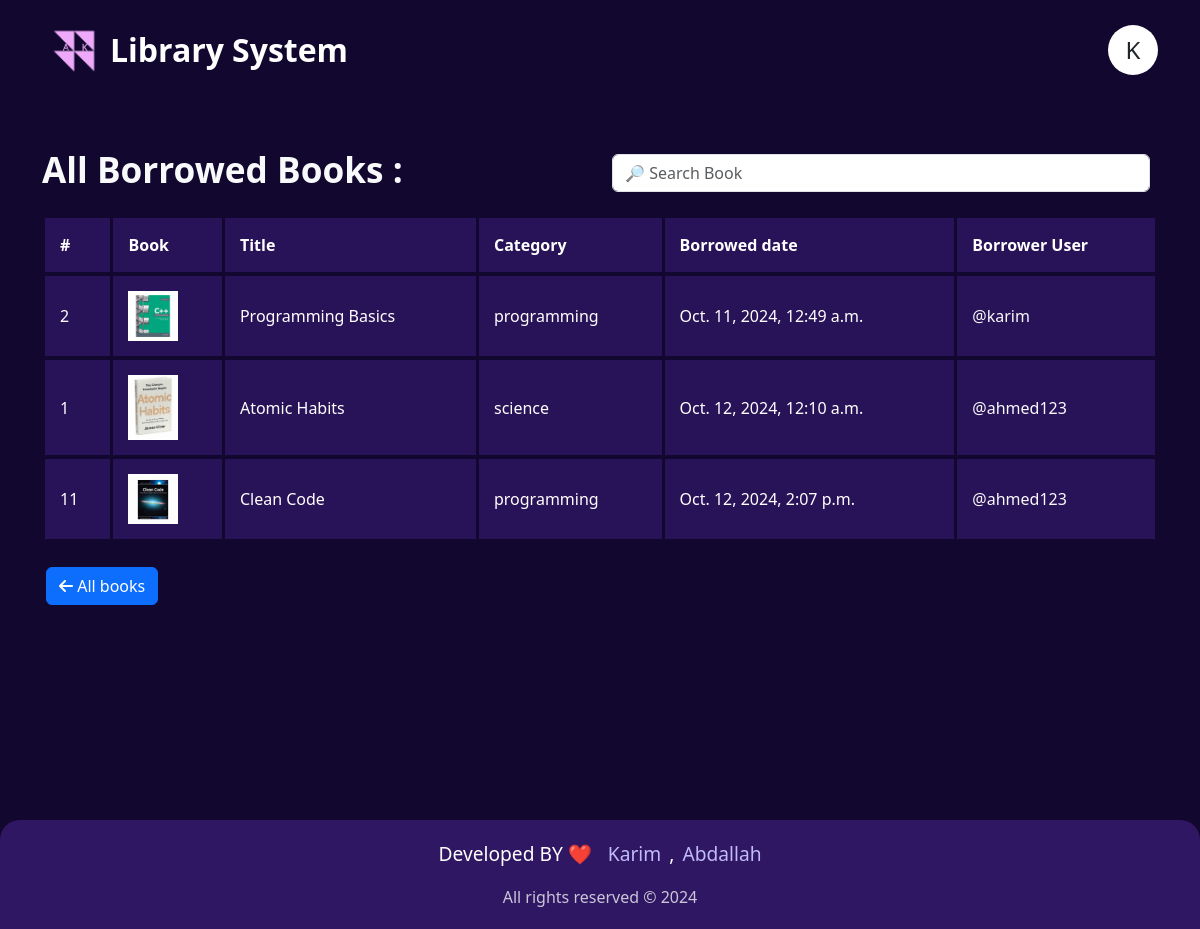
/books/borrowed (signed in), run on the app's committed database.
### books/models.py (models this page shows, shortened)
class Borrow(models.Model):
    user = models.ForeignKey(User, related_name='borrowed_user', on_delete=models.CASCADE)
    book = models.ForeignKey(Book, related_name='book', on_delete=models.CASCADE)
    borrowed_dt = models.DateTimeField(auto_now_add=True)

class Book(models.Model):
    title = models.CharField(max_length=500)
    image = models.ImageField(upload_to='books', null=True)
    description = models.TextField()
    stock = models.IntegerField(default=0)
    author = models.ForeignKey(User, related_name='author', on_delete=models.CASCADE, null=True)
    category = models.ForeignKey(Category, related_name='category', on_delete=models.CASCADE)
    @property
    def image_url(self):
        return f'/media/{self.image}'

class Category(models.Model):
    title = models.CharField(max_length=200)
    def __str__(self):
        return self.title

### books/views.py (the view)
# urls.py: path('borrowed', views.borrowed_books, name='books.borrowed'),
def borrowed_books(request):
    books = []
    if request.user.is_authenticated:
        if request.user.is_superuser:
            books = Borrow.objects.all()
        else:
            books = Borrow.objects.filter(user=request.user)
        return render(request, 'books/borrowed-books.html', {'books':books})
    else:
        return redirect('home')

### templates/books/borrowed-books.html (shortened to what this page needs)
{% extends 'layout/base.html' %}
{% load static %}
{% block content %}
<div class="w-100 pt-5" style="min-height: 90vh;">
    <div class="row d-flex justify-content-center align-items-center mb-3">
        <h3 class="text-start text-light fw-bold col-lg-6" style="font-size: 2.2em;">{% if request.user.is_superuser %}All{% endif %} Borrowed Books : </h3>
        <div class="col-lg-6">
            {% if books.count > 0 %}
            <div class="d-flex" role="search">
                <input class="form-control me-2 search" type="search" placeholder="🔎 Search Book" aria-label="Search">
            </div>
            {% endif %}
        </div>
    </div>
    {% if books.count == 0 %}
    <p class="w-100 text-center text-danger d-flex justify-content-center align-items-center" style="font-size: 1.3em;min-height: 30vh;">You haven't borrowed any book yet. :)</p>
    {% else %}
    <div class="w-100 d-flex justify-content-center p-0 align-items-center">
        <table class="table1 w-100">
            <thead>
                <tr>
                    <th>#</th>
                    <th>Book</th>
                    <th>Title</th>
                    <th>Category</th>
                    <th>Borrowed date</th>
                    {% if request.user.is_superuser %}
                    <th>Borrower User</th>
                    {% else %}
                    <th>Return</th>
                    {% endif %}
                </tr>
            </thead>
            <tbody>
                {% for book in books %}
                <tr class="table-row">
                    <td>{{book.book.id}}</td>
                    <td><img width="50px" src="{{book.book.image_url}}" alt="img"></td>
                    <td>{{book.book.title}}</td>
                    <td>{{book.book.category}}</td>
                    <td>{{book.borrowed_dt}}</td>
                    {% if request.user.is_superuser %}
                    <td><a href="{% url 'profile' book.user.id %}" class="text-light text-decoration-none">@{{book.user.username}}</a></td>
                    {% else %}
                    <td><button style="width: 80px;" data-book="{{book.book.id}}" class="btn btn-outline-info return-btn">return</button></td>
                    {% endif %}
                </tr>
                {% endfor %}
            </tbody>
        </table>
    </div>
    {% endif %}
    <a href="{% url 'books' %}" class="btn btn-primary mt-4 ms-1"><i class="fa-solid fa-arrow-left"></i> All books</a>
</div>
{% endblock content %}

### base/static/css/main.css (style rules this page uses)
:root { --dark-1:#12072E; --dark-2:#2F1763; }
* { padding: 0; margin: 0; box-sizing: border-box; scroll-behavior: smooth; }
body { font-size: 14px; background-color: var(--dark-1) !important; }
.table1 { border-collapse: separate; border-spacing: 3px 0.3em; color: #fff; }
.table1 td, .table1 th { background-color: #291358; padding: 15px; }

### data on the page
Borrow: book.id "2", book.image_url (picture), book "Programming Basics", book.category "programming", borrowed_dt "Oct. 11, 2024, 12:49 a.m.", user.username "karim"
Borrow: book.id "1", book.image_url (picture), book "Atomic Habits", book.category "science", borrowed_dt "Oct. 12, 2024, 12:10 a.m.", user.username "ahmed123"
Borrow: book.id "11", book.image_url (picture), book "Clean Code", book.category "programming", borrowed_dt "Oct. 12, 2024, 2:07 p.m.", user.username "ahmed123"
